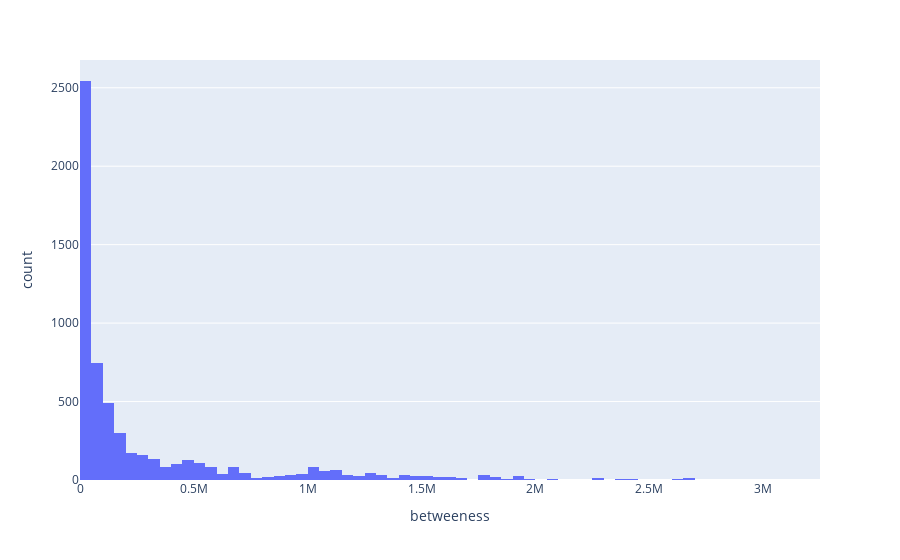

The code cell stored with this chart in its notebook:
### Markdown cell above
ANALYSE DU RESULTAT DE BETWEENESS :

### Code cell
fig = px.histogram(tmja_wrs84_clean, x='betweeness')
fig.show()

### Figure 1 — Plotly figure (JSON) as saved in the notebook; plotly's stock layout.template omitted (floating-point values rounded to 4 significant figures; data arrays with more than 128 entries replaced by an {"elided": "..."} marker saying what was removed)
{"data": [{"alignmentgroup": "True", "bingroup": "x", "hovertemplate": "betweeness=%{x}<br>count=%{y}<extra></extra>", "legendgroup": "", "marker": {"color": "#636efa", "pattern": {"shape": ""}}, "name": "", "offsetgroup": "", "orientation": "v", "showlegend": false, "type": "histogram", "x": {"elided": "5968 int values"}, "xaxis": "x", "yaxis": "y"}], "layout": {"barmode": "relative", "legend": {"tracegroupgap": 0}, "margin": {"t": 60}, "xaxis": {"anchor": "y", "domain": [0, 1], "title": {"text": "betweeness"}}, "yaxis": {"anchor": "x", "domain": [0, 1], "title": {"text": "count"}}}}
